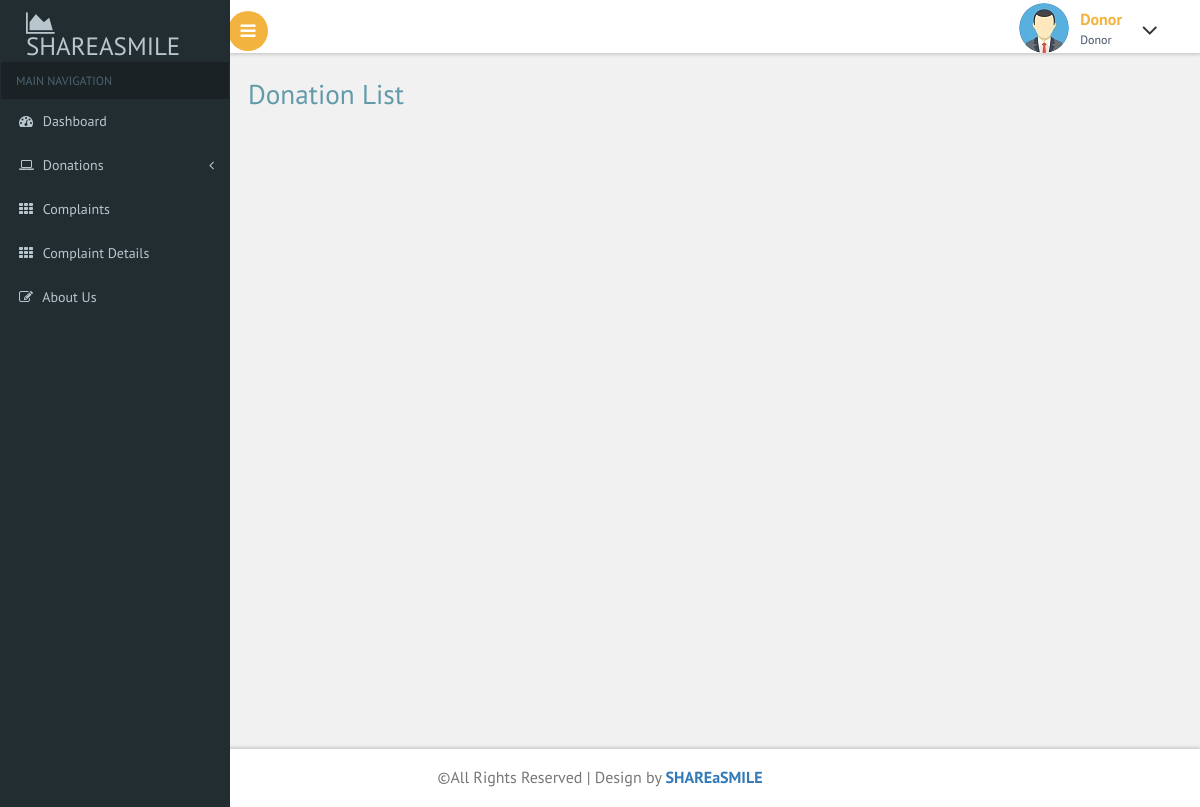
/donor/donationdetails.php, run on an earlier commit of the app's database.
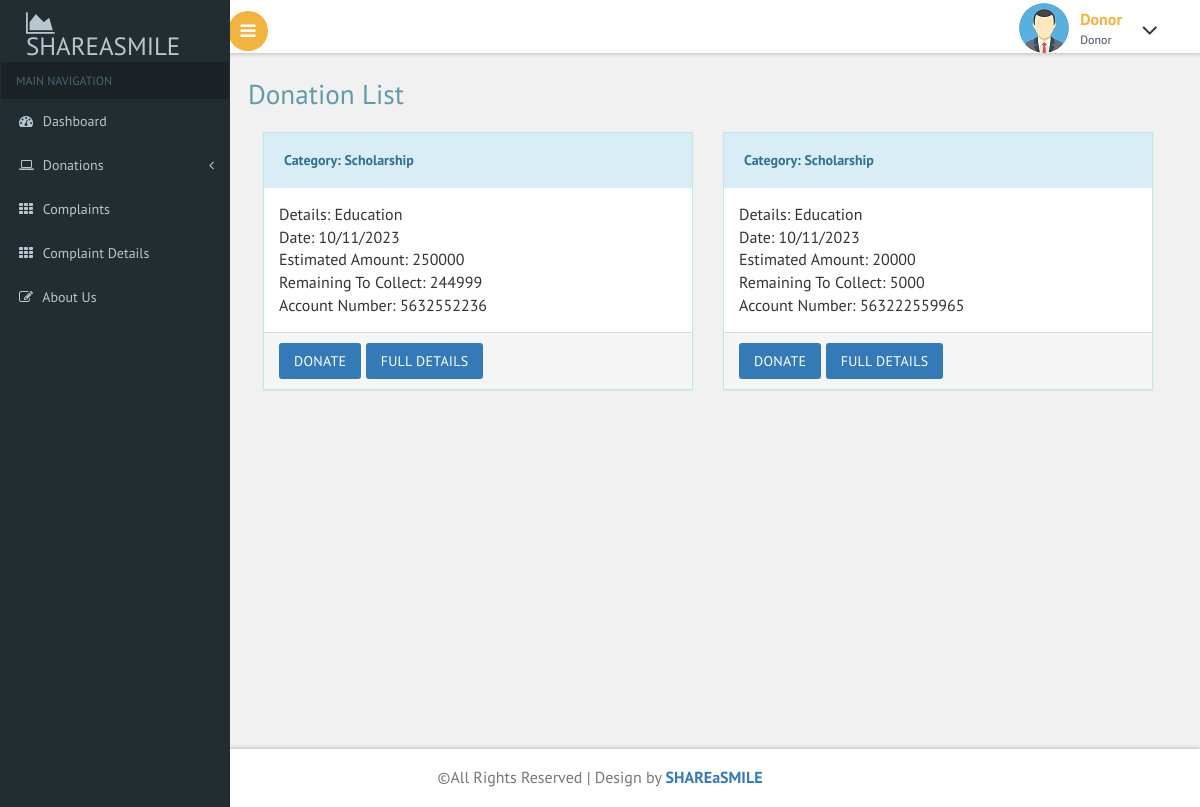
And on a later commit of the database.
### tables this page shows
CREATE TABLE `request_form` (
  `donation_id` int(11) NOT NULL,
  `organization_email` varchar(100) NOT NULL,
  `donation_type` varchar(200) NOT NULL,
  `donation_details` varchar(600) NOT NULL,
  `estimated_amount` varchar(100) NOT NULL,
  `account_number` varchar(100) NOT NULL,
  `ifsc_code` varchar(50) NOT NULL,
  `bank_name` varchar(100) NOT NULL,
  `holder_name` varchar(100) NOT NULL,
  `branch` varchar(100) NOT NULL,
  `place` varchar(100) NOT NULL,
  `date` varchar(30) NOT NULL
);

CREATE TABLE `total_amount` (
  `amount_id` int(11) NOT NULL,
  `request_id` int(11) NOT NULL,
  `recieved_amount` int(11) NOT NULL DEFAULT 0,
  `estimated_amount` int(11) NOT NULL
);

### donor/donationdetails.php (the view, shortened to what this page needs)
<?php
include("header.php");
?>
<div id="page-wrapper">
  <div class="main-page">
    <h2 class="title1">Donation List</h2>
    <?php
    require("connect.php");
    $sql = "SELECT * FROM request_form";
    $res = mysqli_query($conn, $sql);
    if (mysqli_num_rows($res) > 0) {
      while ($row = mysqli_fetch_assoc($res)) {
        $donation_id = $row['donation_id'];
        $sql1 = "SELECT * FROM total_amount WHERE request_id = $donation_id";
        $result1 = mysqli_query($conn, $sql1);
        if (mysqli_num_rows($result1) > 0) {
          $row1 = mysqli_fetch_assoc($result1);
          $total = $row1['recieved_amount'];
          $need = $row['estimated_amount'] - $total;
          if ($total < $row['estimated_amount']) {
    ?>
            <div class="col-md-6">
              <div class="panel panel-info">
                <div class="panel-heading">
                  <h4 class="panel-title">Category: <?php echo $row['donation_type'] ?></h4>
                </div>
                <div class="panel-body">
                  <ul class="list-group">
                    <li class="list-group-item">Details: <?php echo $row['donation_details'] ?></li>
                    <li class="list-group-item">Date: <?php echo $row['date'] ?></li>
                    <li class="list-group-item">Estimated Amount: <?php echo $row['estimated_amount'] ?></li>
                    <li class="list-group-item">Remaining To Collect: <?php echo $need ?></li>
                    <li class="list-group-item">Account Number: <?php echo $row['account_number'] ?></li>
                  </ul>
                </div>
                <div class="panel-footer">
                  <a href="web/index.php?email=<?php echo $row['organization_email']; ?>&donation_id=<?php echo $row['donation_id']; ?>" class="btn btn-primary">Donate</a>
                  <a href="fulldetails.php?id=<?php echo $row['donation_id']; ?>" class="btn btn-primary">Full Details</a>
                </div>
              </div>
            </div>
    <?php
          }
        }
      }
    }
    ?>
  </div>
</div>
<?php
include("footer.php");
?>

What changed in the data, as far as the page shows it:
added request_form: donation_type "Scholarship", donation_details "Education", date "10/11/2023", estimated_amount "250000", estimated_amount.recieved_amount "244999", account_number "5632552236"
added request_form: donation_type "Scholarship", donation_details "Education", date "10/11/2023", estimated_amount "20000", estimated_amount.recieved_amount "5000", account_number "563222559965"
